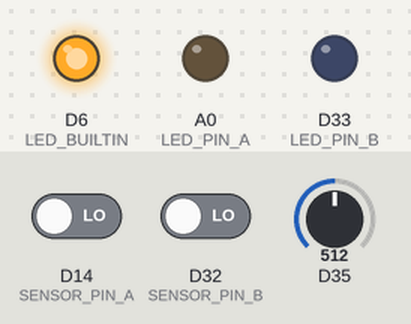
The sketch below on a simulated Arduino MKR. Parts: output pins drawn as LEDs (lit = HIGH). The inputs (shaded band) are chosen by the test bench; at power-on: D14 (SENSOR_PIN_A) LOW, D32 (SENSOR_PIN_B) LOW, D35 = 512. WiFi joins after 1.5 s; servers stay silent unless stated; uploads are accepted with an empty reply; pins used as bus, display or sensor lines are not drawn; what the sketch prints to the serial monitor is not drawn.

Above: at 0.4 s.
At 4.7 s:
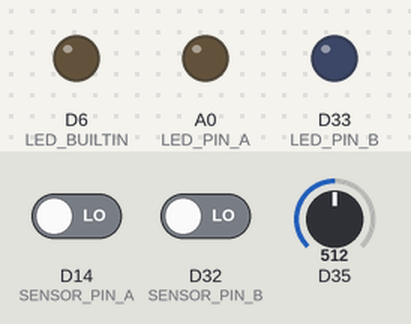
At 7.1 s:
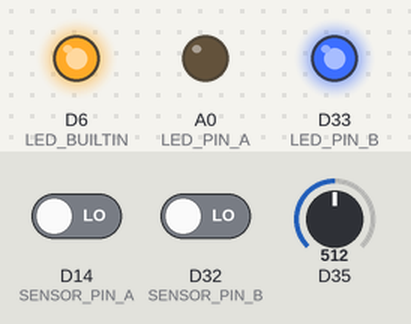
At 7.7 s:
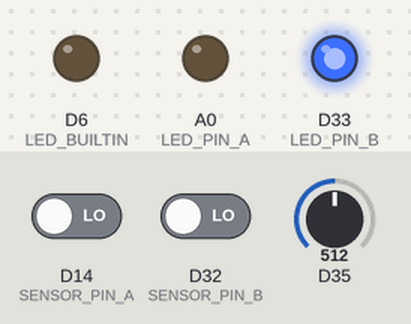
At 67.7 s:
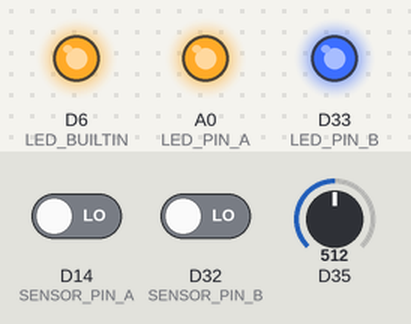
At 68.3 s:
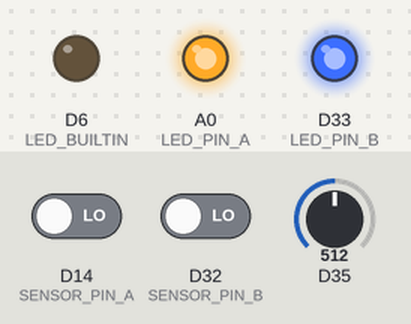
Timing chart, 0 to 69.8 s (numbered marks = the images above):
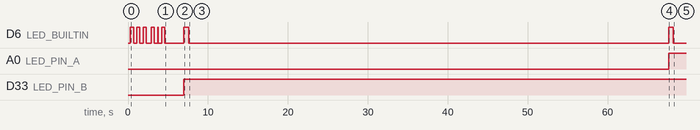

Measured:
- by itself, D6 (LED_BUILTIN): HIGH → LOW at 0.70 s, → HIGH 0.40 s later, → LOW 0.40 s later, → HIGH 0.40 s later, … (15 changes in this stretch)
- by itself, A0 (LED_PIN_A): LOW → HIGH at 67.6 s
- by itself, D33 (LED_PIN_B): LOW → HIGH at 7.0 s

The sketch:

DoorSensor.ino
```cpp
// (licence header left out)
#include "secrets.h"
#include "BlinkMorseCode.h"
#include "Debouncer.h"
#include "WiFiGet.h"
#include "ServerApi.h"

#define SIGNAL_HIGH 1
#define SIGNAL_LOW 0
#define SWITCH_OPEN SIGNAL_HIGH
#define SWITCH_CLOSED SIGNAL_LOW
#define DEBOUNCE_MILLIS 50

// Analog input to measure battery voltage.
//
// https://learn.adafruit.com/adafruit-huzzah32-esp32-feather/pinouts
// https://learn.adafruit.com/adafruit-huzzah32-esp32-feather/power-management
#define A13 35

#if USE_ADAFRUIT_HUZZAH32_ESP32_FEATHER
// Use A13 on Adafruit HUZZAH32 - ESP32 Feather.
// https://learn.adafruit.com/adafruit-huzzah32-esp32-feather/pinouts
#define VOLTAGE_INPUT_PIN A13
#define SENSOR_PIN_A 14
#define SENSOR_PIN_B 32
#define LED_PIN_A 15
#define LED_PIN_B 33
#define RST_PIN 27 // https://www.instructables.com/two-ways-to-reset-arduino-in-software/
#define WIFI_PORT 80
#endif

#if USE_ADAFRUIT_METRO_M4_EXPRESS_AIRLIFT
// Use A0 on Adafruit Metro M4 Express AirLift.
// https://learn.adafruit.com/adafruit-metro-m4-express-airlift-wifi/pinouts-2
#define VOLTAGE_INPUT_PIN A0
#define SENSOR_PIN_A 2 // Pull down switch with pull-up resitor.
#define SENSOR_PIN_B 3 // Pull down switch with pull-up resitor.
#define LED_PIN_A 6
#define LED_PIN_B 7
#define RST_PIN 8 // https://www.instructables.com/two-ways-to-reset-arduino-in-software/
#define WIFI_PORT 443
#endif

Debouncer debouncer(&Serial, DEBOUNCE_MILLIS);

ServerApi serverApi(&Serial);
ClientParams params;
ServerResponse serverdata;
String session = "";
unsigned long HEARTBEAT_INTERVAL = 1000 * 60 * 10; // 10 minutes.
unsigned long lastNetworkRequestTime = 0;
float batteryVoltage = 0.0;

const unsigned long BLINK_PERIOD_MS = 1000 * 10; // 10 seconds.
const unsigned long BLINK_DURATION_MS = 500; // 500 ms.

// https://www.instructables.com/two-ways-to-reset-arduino-in-software/
void resetDevice() {
  pinMode(RST_PIN, OUTPUT);
  digitalWrite(RST_PIN, LOW);
}

void fail(String msg, int delaySeconds) {
  Serial.print("Failure: ");
  Serial.println(msg);

  Serial.println("Attempting to notify server of the error...");
  ClientParams params;
  params.session = session;
  params.error = msg;
  bool networkSuccess = updateServerSensorData(params);
  if (networkSuccess) {
    Serial.println("Successfully notified server.");
  } else {
    Serial.println("Failed to notify server.");
  }

  Serial.print("Restarting device after ");
  Serial.print(delaySeconds);
  Serial.println(" seconds...");
  for (int i = 0; i < delaySeconds; i++) {
    delay(1000);
    Serial.print('.');
  }
  Serial.println();
  Serial.println("Resetting now!");
  resetDevice();
}

float readBatteryVoltage() {
  float ADAFRUIT_MULTIPLIER = 2.0;
  float MAX_ANALOG_READ_VOLTAGE_INPUT = 4095.0;
  float MAX_VOLTAGE = 3.3;
  // https://cuddletech.com/?p=1030
  // https://docs.espressif.com/projects/esp-idf/en/latest/esp32/api-reference/peripherals/adc.html#overview
  float ADC_REFERENCE_VOLTAGE = 1.1; // 1100mV ADC Reference Voltage
  return (analogRead(VOLTAGE_INPUT_PIN) / MAX_ANALOG_READ_VOLTAGE_INPUT) * MAX_VOLTAGE * ADC_REFERENCE_VOLTAGE * ADAFRUIT_MULTIPLIER;
}

bool updateServerSensorData(ClientParams params) {
  digitalWrite(LED_BUILTIN, HIGH); // Blink a little while contacting the server.
  String url = serverApi.buildUrl(params);
  Serial.print("Request URL: ");
  Serial.println(url);
  const uint16_t port = WIFI_PORT;
  char buf[4000];
  wget(url, port, buf);
  String json = buf;
  Serial.println(json);
  bool success = serverApi.parseData(serverdata, json);
  if (!success) {
    digitalWrite(LED_BUILTIN, LOW);
    return false;
  }
  session = serverdata.session;
  if (session.length() <= 0) {
    Serial.println("No session ID.");
  } else {
    Serial.print("Session ID: ");
    Serial.println(serverdata.session);
  }
  digitalWrite(LED_BUILTIN, LOW);
  return true;
}

void setup() {
  // https://www.instructables.com/two-ways-to-reset-arduino-in-software/
  // Write PIN high immediately in order to avoid resetting the device.
  digitalWrite(RST_PIN, HIGH);
  delay(200);
  pinMode(RST_PIN, OUTPUT);

  Serial.begin(115200);
  delay(100);
  Serial.println(""); // First line is usually lost. Print empty line.
  pinMode(SENSOR_PIN_A, INPUT);
  pinMode(SENSOR_PIN_B, INPUT);
  pinMode(LED_PIN_A, OUTPUT);
  pinMode(LED_PIN_B, OUTPUT);
  pinMode(LED_BUILTIN, OUTPUT);
  blinkOK(LED_BUILTIN);
  Serial.println("==========");
  Serial.println(String(__TIMESTAMP__));
  bool success = wifiSetup(WIFI_SSID, WIFI_PASSWORD);
  if (success) {
    Serial.println("Successfully connected to WiFi.");
  } else {
    fail("Failed to connect to WiFi.", 5);
  }
}

void loop() {
  unsigned long currentTime = millis();

  bool changedA = debouncer.debounceUpdate(SENSOR_PIN_A, currentTime);
  int debouncedA = debouncer.debounceGet(SENSOR_PIN_A);
  String debouncedAString = String(debouncedA);
#if USE_SENSOR_A
#else
  changedA = false;
  debouncedAString = "";
#endif
  if (debouncedA == SWITCH_CLOSED) {
    digitalWrite(LED_PIN_A, HIGH);
  } else {
    digitalWrite(LED_PIN_A, LOW);
  }

  bool changedB = debouncer.debounceUpdate(SENSOR_PIN_B, currentTime);
  int debouncedB = debouncer.debounceGet(SENSOR_PIN_B);
  String debouncedBString = String(debouncedB);
#if USE_SENSOR_B
#else
  changedB = false;
  debouncedBString = "";
#endif
  if (debouncedB == SWITCH_CLOSED) {
    digitalWrite(LED_PIN_B, HIGH);
  } else {
    digitalWrite(LED_PIN_B, LOW);
  }

  batteryVoltage = readBatteryVoltage();
  bool networkSuccess = false;
  if (changedA) {
    Serial.print("Sensor A Changed: ");
    Serial.print(debouncedAString);
    Serial.print(" - Battery voltage: ");
    Serial.println(batteryVoltage);
    ClientParams params;
    params.session = session;
    params.batteryVoltage = String(batteryVoltage);
    params.sensorA = debouncedAString;
    params.sensorB = "";
    networkSuccess = updateServerSensorData(params);
    if (!networkSuccess) {
      fail("Server update failed", 60);
    }
    lastNetworkRequestTime = currentTime;
    Serial.println();
  }
  if (changedB) {
    Serial.print("Sensor B Changed: ");
    Serial.print(debouncedBString);
    Serial.print(" - Battery voltage: ");
    Serial.println(batteryVoltage);
    ClientParams params;
    params.session = session;
    params.batteryVoltage = String(batteryVoltage);
    params.sensorA = "";
    params.sensorB = debouncedBString;
    networkSuccess = updateServerSensorData(params);
    if (!networkSuccess) {
      fail("Server update failed", 60);
    }
    lastNetworkRequestTime = currentTime;
    Serial.println();
  }
  if (currentTime - lastNetworkRequestTime > HEARTBEAT_INTERVAL || lastNetworkRequestTime == 0) {
    Serial.print("Heartbeat - Battery voltage: ");
    Serial.println(batteryVoltage);
    digitalWrite(LED_BUILTIN, HIGH);
    ClientParams params;
    params.session = session;
    params.batteryVoltage = String(batteryVoltage);
    if (debouncedA != DEBOUNCER_INVALID) {
      params.sensorA = debouncedAString;
    }
    if (debouncedB != DEBOUNCER_INVALID) {
      params.sensorB = debouncedBString;
    }
    networkSuccess = updateServerSensorData(params);
    if (!networkSuccess) {
      fail("Server update failed", 60);
    }
    lastNetworkRequestTime = currentTime;
    digitalWrite(LED_BUILTIN, LOW);
    Serial.println();
  }

  unsigned long blinkTime = currentTime % BLINK_PERIOD_MS;
  if (blinkTime < BLINK_DURATION_MS) {
    digitalWrite(LED_BUILTIN, HIGH);
  } else {
    digitalWrite(LED_BUILTIN, LOW);
  }
}
```

BlinkMorseCode.cpp
```cpp
// (licence header left out)
#include "BlinkMorseCode.h"

void blinkOn(int pin, long duration) {
  digitalWrite(pin, HIGH);
  delay(duration);
  digitalWrite(pin, LOW);
}

void blinkDash(int pin) {
  blinkOn(pin, MORSE_CODE_DASH_MILLIS);
  delay(MORSE_CODE_DASH_MILLIS);
}

void blinkDot(int pin) {
  blinkOn(pin, MORSE_CODE_DOT_MILLIS);
  delay(MORSE_CODE_DASH_MILLIS);
}

void blinkMorseCode(int pin, int sequence[], int len) {
  for (int i = 0; i < len; i++) {
    if (sequence[i]) {
      blinkDash(pin);
    } else {
      blinkDot(pin);
    }
  }
}

void blinkOK(int pin) {
  int LETTER_O[3] = {1, 1, 1};
  blinkMorseCode(pin, LETTER_O, 3); // "O"
  delay(MORSE_CODE_CHAR_PAUSE_MILLIS);
  int LETTER_K[3] = {1, 0, 1};
  blinkMorseCode(pin, LETTER_K, 3); // "K"
  delay(MORSE_CODE_WORD_PAUSE_MILLIS);
}
```

BlinkMorseCode.h
```cpp
// (licence header left out)
#pragma once

#include "Arduino.h"

#define MORSE_CODE_DASH_MILLIS 400
#define MORSE_CODE_DOT_MILLIS 100
#define MORSE_CODE_CHAR_PAUSE_MILLIS 200
#define MORSE_CODE_WORD_PAUSE_MILLIS 500

void blinkOn(int pin, long duration);

void blinkDash(int pin);

void blinkDot(int pin);

void blinkMorseCode(int pin, int sequence[], int len);

void blinkOK(int pin);
```

Debouncer.cpp
```cpp
// (licence header left out)
#include "Debouncer.h"

bool Debouncer::debounceUpdate(int pin, unsigned long currentTime) {
  bool changed = false;
  int newRead = digitalRead(pin);
  if (newRead != lastRead[pin]) {
    debounceTime[pin] = currentTime;
  }
  if (currentTime - debounceTime[pin] > debounceDuration) {
    if (state[pin] != newRead) {
      Serial->print(currentTime);
      Serial->print(": ");
      Serial->print("Debounced pin: ");
      Serial->print(pin);
      Serial->print(", value: ");
      Serial->println(newRead);
      changed = true;
    }
    state[pin] = newRead;
  }
  lastRead[pin] = newRead;
  return changed;
}

int Debouncer::debounceGet(int pin) {
  return state[pin];
}
```

Debouncer.h
```cpp
// (licence header left out)
#pragma once

#include "Arduino.h"

#define DEBOUNCER_MAX_PIN_COUNT 32
#define DEBOUNCER_INVALID -1

class Debouncer {
  private:
    Stream *Serial;
    String _error;
    unsigned long debounceDuration;
    int state[DEBOUNCER_MAX_PIN_COUNT];
    int lastRead[DEBOUNCER_MAX_PIN_COUNT];
    unsigned long debounceTime[DEBOUNCER_MAX_PIN_COUNT];

  public:
    Debouncer(Stream *serial, unsigned long duration) {
      Serial = serial;
      debounceDuration = duration;
      for (int i = 0; i < DEBOUNCER_MAX_PIN_COUNT; i++) {
        state[i] = DEBOUNCER_INVALID;
        lastRead[i] = DEBOUNCER_INVALID;
        debounceTime[i] = 0;
      }
    };
    bool debounceUpdate(int SENSOR_PIN, unsigned long currentTime);
    int debounceGet(int SENSOR_PIN);
    void setError(String error) {
      _error = error;
    }
    String getError() {
      return _error;
    }
};
```

ServerApi.cpp
```cpp
// (licence header left out)
#include "ServerApi.h"

String ServerApi::buildUrl(ClientParams params) {
  String buildTimestamp = __TIMESTAMP__;
  // Convert "Wed Mar  3 00:28:41 2021" to "Wed%20Mar%20%203%2000%3A28%3A41%202021"
  buildTimestamp.replace(" ", "%20");
  long deviceTimestamp = millis();
  String url = URL + String("?buildTimestamp=") + buildTimestamp + String("&deviceTimestamp=") + String(deviceTimestamp);
  if (params.session.length() > 0) {
    url = url + String("&session=") + params.session;
  }
  if (params.batteryVoltage.length() > 0) {
    url = url + String("&batteryVoltage=") + params.batteryVoltage;
  }
  if (params.sensorA.length() > 0) {
    url = url + String("&sensorA=") + params.sensorA;
  }
  if (params.sensorB.length() > 0) {
    url = url + String("&sensorB=") + params.sensorB;
  }
  if (params.error.length() > 0) {
    params.error.replace(" ", "%20");
    url = url + String("&error=") + params.error;
  }
  return url;
}

bool ServerApi::parseData(ServerResponse &data, String json) {
  Serial->println("ServerApi::parseData");
  DynamicJsonDocument doc(4000);
  Serial->println(json);
  DeserializationError error = deserializeJson(doc, json);
  if (error) {
    Serial->println(String("deserializeJson() failed: ") + (const char *)error.c_str());
    Serial->println(json);
    setError(String("deserializeJson() failed: ") + error.c_str());
    return false;
  }
  data.version = (const char*) doc["version"];
  data.code = (int) doc["version"];
  data.session = (const char*) doc["session"];
  return true;
}
```

ServerApi.h
```cpp
// (licence header left out)
#pragma once

#include "secrets.h"
#define ARDUINOJSON_USE_LONG_LONG 1
#include <ArduinoJson.h>          //https://github.com/bblanchon/ArduinoJson

typedef struct ClientParams {
  String session;
  String batteryVoltage;
  String sensorA;
  String sensorB;
  String error;
} ClientParams;

typedef struct ServerResponse {
  String version;
  int code;
  String session;
} ServerResponse;

class ServerApi {
  private:
    Stream *Serial;
    String _error;

  public:
    ServerApi(Stream *serial) {
      Serial = serial;
    };
    String buildUrl(ClientParams params);
    bool parseData(ServerResponse &data, String json);
    void setError(String error) {
      _error = error;
    }
    String getError() {
      return _error;
    }
};
```

WiFiGet.cpp
```cpp
// (licence header left out)
#include "WiFiGet.h"

bool wifiSetup(String wifiSSID, String wifiPassword) {
#if USE_WIFI_NINA
  return WiFiNINASetup(wifiSSID, wifiPassword);
#endif
#if USE_MULTI_WIFI
  return wifiMultiSetup(wifiSSID, wifiPassword);
#endif
}

/**
   Usage:

  const uint16_t port = 443;
  char buf[4000];
  String urlc = URL;
  wget(urlc, 80, buf);
  Serial.println(buf);
*/
bool wget(String &url, int port, char *buff) {
  int pos1 = url.indexOf("/", 0);
  int pos2 = url.indexOf("/", 8);
  String host = url.substring(pos1 + 2, pos2);
  String path = url.substring(pos2);
  Serial.println("Parsed: wget(" + host + "," + path + "," + port + ")");
#if USE_WIFI_NINA
  return wgetWifiNINA(host, path, port, buff);
#endif
#if USE_MULTI_WIFI
  return wgetWifiMulti(host, path, port, buff);
#endif
}
```

WiFiGet.h
```cpp
// (licence header left out)
#pragma once

#include "secrets.h"

#include <Arduino.h>

#include "WiFiGetMulti.h"
#include "WiFiGetNina.h"

#define WIFI_CONNECT_RETRY_MAX 0

bool wifiSetup(String wifiSSID, String wifiPassword);

bool wget(String &url, int port, char *buff);
```

WiFiGetMulti.cpp
```cpp
// (licence header left out)
#include "WiFiGetMulti.h"

#if USE_MULTI_WIFI
WiFiMulti WiFiMulti;

bool wifiMultiSetup(String wifiSSID, String wifiPassword) {
  Serial.println("Using WiFiMulti");
  WiFiMulti.addAP(wifiSSID.c_str(), wifiPassword.c_str());
  unsigned int retryCount = 0;
  Serial.print("Looking for WiFi SSID: ");
  Serial.println(wifiSSID.c_str());
  while (WiFiMulti.run() != WL_CONNECTED) {
    if (retryCount > WIFI_CONNECT_RETRY_MAX) {
      Serial.println();
      Serial.print("Tried to connect to WiFi ");
      Serial.print(retryCount);
      Serial.println(" times.");
      return false;
    }
    Serial.print(".");
    delay(500);
    retryCount++;
  }
  Serial.println("");
  return true;
}

bool wgetWifiMulti(String &host, String &path, int port, char *buff) {
  Serial.println("Preparing GET request...");
  Serial.print("Connecting to host: ");
  Serial.print(host);
  Serial.print(", path: ");
  Serial.print(path);
  Serial.print(", port: ");
  Serial.print(port);
  Serial.println("...");
  WiFiClient client;
  client.stop();
  if (client.connect(host.c_str(), port)) {
    Serial.println("Making GET request...");
    client.println(String("GET ") + path + String(" HTTP/1.0"));
    client.println("Host: " + host);
    client.println("Connection: close");
    client.println();
    uint32_t bytes = 0;
    int capturepos = 0;
    bool capture = false;
    int linelength = 0;
    char lastc = '\0';
    unsigned long loopCount = 0;
    while (true) {
      while (client.available()) {
        char c = client.read();
        if ((c == '\n') && (lastc == '\r')) {
          if (linelength == 0) {
            capture = true;
          }
          linelength = 0;
        } else if (capture) {
          buff[capturepos++] = c;
        } else {
          if ((c != '\n') && (c != '\r')) {
            linelength++;
          }
        }
        lastc = c;
        bytes++;
      }
      // If the server is disconnected, stop the client.
      if (!client.connected()) {
        Serial.println("Done with GET request. Disconnecting from the server.");
        Serial.print("loopCount: ");
        Serial.println(loopCount);
        client.stop();
        buff[capturepos] = '\0';
        Serial.println("Captured " + String(capturepos) + " bytes.");
        return true;
      }
      // Also, stop after 100000 loops. Sometimes the server doesn't disconnect.
      // 10,000 loops is common. Make sure the timeout is higher.
      if (loopCount > 100000) {
        Serial.println("Client abandoning the GET request. Disconnecting from the server.");
        client.stop();
        buff[capturepos] = '\0';
        Serial.println("Captured " + String(capturepos) + " bytes.");
        return false;
      }
      if (loopCount % 10000 == 0) {
        Serial.println("...captured " + String(capturepos) + " bytes so far...");
      }
      loopCount++;
    }
  } else {
    Serial.println("Problem connecting to " + host + ":" + String(port));
    buff[0] = '\0';
    return true;
  }
}
#endif
```

WiFiGetMulti.h
```cpp
// (licence header left out)
#pragma once

#include "WiFiGet.h"

// Tested with Assembled Feather HUZZAH w/ ESP8266 WiFi With Stacking Headers
// https://www.adafruit.com/product/3213
// https://github.com/espressif/arduino-esp32/blob/master/docs/arduino-ide/boards_manager.md
#if USE_MULTI_WIFI
#include <WiFiMulti.h>

bool wifiMultiSetup(String wifiSSID, String wifiPassword);

bool wgetWifiMulti(String &host, String &path, int port, char *buff);

#endif
```

WiFiGetNina.h
```cpp
// (licence header left out)
#pragma once

#include "WiFiGet.h"

// Tested with Adafruit Metro M4 Express AirLift (WiFi) - Lite
// Link: https://www.adafruit.com/product/4000
#if USE_WIFI_NINA
#include <WiFiNINA.h>

bool WiFiNINASetup(String wifiSSID, String wifiPassword);

bool wgetWifiNINA(String &host, String &path, int port, char *buff);
#endif
```

Source omitted: WiFiGetNina.cpp (4680 bytes), secrets.h (1507 bytes)
